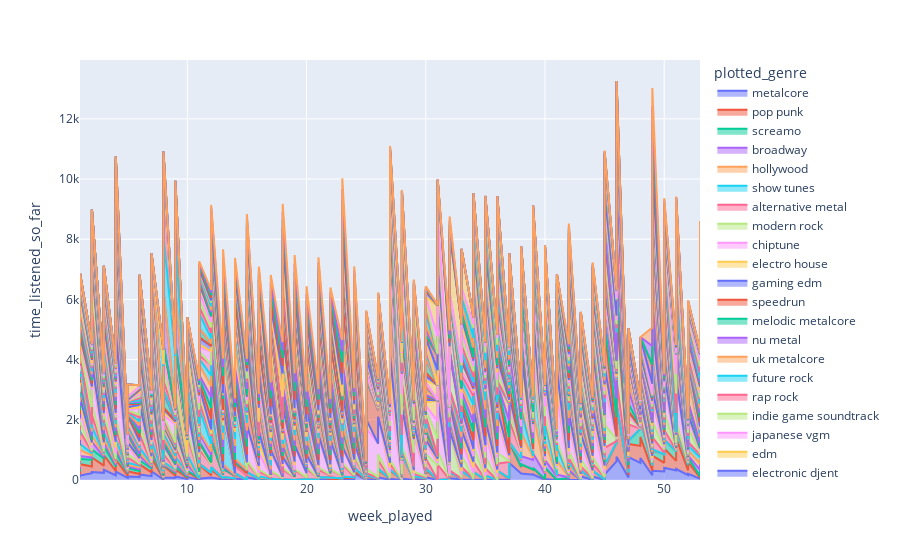

Here is the notebook cell this chart was saved with:
### Code cell
px.area(plot_df, x='week_played', y='time_listened_so_far', color='plotted_genre')
